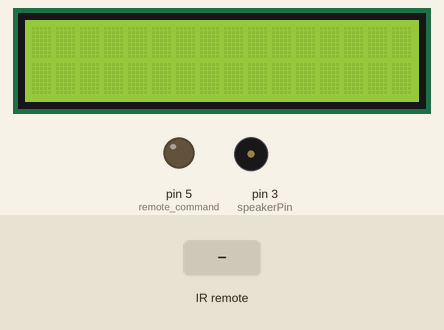
Simulated run of this sketch. Board: Arduino Uno, built with avr-gcc and run on an emulated ATmega328P. Parts: 16×2 character LCD, output pins drawn as LEDs (lit = HIGH), buzzer (waves = sounding, pin HIGH). Dashed ring = blinking. Inputs (shaded band) come from the test bench.

Above: at 1.2 s.
1.3 s: infrared code 0x8C03F received
At 1.8 s:
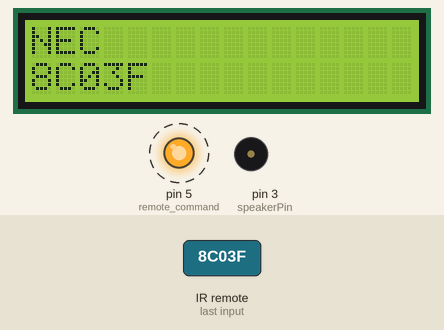
Timing chart, 0 to 10.3 s (numbered marks = the images above; inputs shaded):
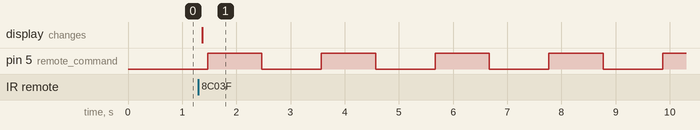

Measured:
- after the input at 1.3 s, pin 5 (remote_command): alternates HIGH for 1.0 s and LOW for 1.1 s, starting after 0.17 s; the display: changes after 0.07 s (image 1)

The sketch:

sketch_remote_control.ino
```cpp
#include <IRremote.h>
#include <IRremoteInt.h>

#include <LiquidCrystal.h>

const int rs = 12;
const int en = 11;
const int d4 = 9;
const int d5 = 8;
const int d6 = 7;
const int d7 = 6;

LiquidCrystal lcd(rs, LOW, en, d4, d5, d6, d7);

const int receiver = 4;
const int speakerPin = 3;
const int remote_command = 5;
IRrecv irrecv(receiver);
decode_results results;

volatile int stat = 0;

void setup() {
  pinMode(speakerPin, OUTPUT);
  pinMode(remote_command, OUTPUT);
  lcd.begin(16, 2);
  lcd.noCursor();
  irrecv.enableIRIn();
}

void loop() {

  if (stat) {
      digitalWrite(remote_command, HIGH);
      delay(1000);
      digitalWrite(remote_command, LOW);
      delay(1000);
  }
  if (irrecv.decode(&results)) {
    lcd.setCursor(0,0);
    lcd.print(" ");
    lcd.setCursor(0,0);
    if (results.decode_type == UNKNOWN) {
      lcd.print("Unknown");
    }
    else if (results.decode_type == NEC) {
      lcd.print("NEC");
    }
    else if (results.decode_type == SONY) {
      lcd.print("SONY");
    }
    else if (results.decode_type == RC5) {
      lcd.print("RC5");
    }
    else if (results.decode_type == RC6) {
      lcd.print("RC6");
    }
    else if (results.decode_type == PANASONIC) {
      lcd.print("PANASONIC");
    }
    else if (results.decode_type == JVC) {
      lcd.print("JVC");
    }
    lcd.setCursor(0,1);
    lcd.print("               ");
    lcd.setCursor(0,1);
    lcd.print(results.value, HEX);
    lcd.print(" ");

    if (results.value == 0x8c03f) stat = !stat;
    else playTone(280,500);

    irrecv.resume();
  }
  delay(100);
}

void playTone(int tone, int duration){
  for (long i = 0; i < duration * 1000L; i += tone * 2) {
    //fiecare nota trimite HIGH la pin cu o anumita frecventa (duration/(ton*2))
    digitalWrite(speakerPin, HIGH);
    delayMicroseconds(tone);
    digitalWrite(speakerPin, LOW);
    delayMicroseconds(tone);
  }
}
```
